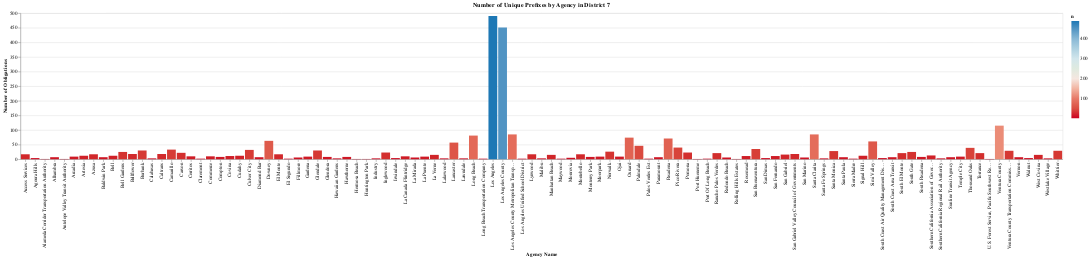

Here is the notebook cell this chart was saved with:
### Code cell
chart = (alt.Chart(la_df_count)
         .mark_bar()
         .encode(
             x=alt.X("primary_agency_name", title="Agency Name"),
             y=alt.Y("n", title="Number of Obligations"),
             #column = "payment:N",
             color = alt.Color("n", 
                              scale=alt.Scale(
                                  range=altair_utils.FIVETHIRTYEIGHT_DIVERGING_COLORS
                              )
                              )
         )
        .properties( 
                       title="Number of Unique Prefixes by Agency in District 7")

)


#chart.save("dist7chart.png")
chart

### Figure 1 — Vega-Lite specification as saved in the notebook (floating-point values rounded to 4 significant figures)
{"usermeta": {"embedOptions": {"theme": "fivethirtyeight"}}, "config": {"view": {"continuousWidth": 400, "continuousHeight": 300}}, "data": {"name": "data-9ea8e90493255ce3b76a24892a38cf8f"}, "mark": "bar", "encoding": {"color": {"type": "quantitative", "field": "n", "scale": {"range": ["#cc0020", "#e77866", "#f6e7e1", "#d6e8ed", "#91bfd9", "#1d78b5"]}}, "x": {"type": "nominal", "field": "primary_agency_name", "title": "Agency Name"}, "y": {"type": "quantitative", "field": "n", "title": "Number of Obligations"}}, "title": "Number of Unique Prefixes by Agency in District 7", "$schema": "https://vega.github.io/schema/vega-lite/v4.8.1.json", "datasets": {"data-9ea8e90493255ce3b76a24892a38cf8f": [{"primary_agency_name": "Los Angeles", "n": 490}, {"primary_agency_name": "Los Angeles County", "n": 451}, {"primary_agency_name": "Ventura County", "n": 115}, {"primary_agency_name": "Los Angeles County Metropolitan Transportation Authority", "n": 85}, {"primary_agency_name": "Santa Clarita", "n": 85}, {"primary_agency_name": "Long Beach", "n": 81}, {"primary_agency_name": "Oxnard", "n": 74}, {"primary_agency_name": "Pasadena", "n": 71}, {"primary_agency_name": "Downey", "n": 63}, {"primary_agency_name": "Simi Valley", "n": 61}, {"primary_agency_name": "Lancaster", "n": 57}, {"primary_agency_name": "Palmdale", "n": 46}, {"primary_agency_name": "Pico Rivera", "n": 40}, {"primary_agency_name": "Thousand Oaks", "n": 39}, {"primary_agency_name": "San Buenaventura", "n": 35}, {"primary_agency_name": "Camarillo", "n": 33}, {"primary_agency_name": "Culver City", "n": 32}, {"primary_agency_name": "Burbank", "n": 30}, {"primary_agency_name": "Glendale", "n": 30}, {"primary_agency_name": "Ventura County Transportation Commission", "n": 29}, {"primary_agency_name": "Whittier", "n": 29}, {"primary_agency_name": "Santa Monica", "n": 28}, {"primary_agency_name": "Norwalk", "n": 26}, {"primary_agency_name": "Bell Gardens", "n": 25}, {"primary_agency_name": "South Gate", "n": 25}, {"primary_agency_name": "Inglewood", "n": 23}, {"primary_agency_name": "Pomona", "n": 23}, {"primary_agency_name": "Carson", "n": 22}, {"primary_agency_name": "Rancho Palos Verdes", "n": 21}, {"primary_agency_name": "South El Monte", "n": 21}, {"primary_agency_name": "Torrance", "n": 21}, {"primary_agency_name": "Bellflower", "n": 18}, {"primary_agency_name": "Caltrans", "n": 18}, {"primary_agency_name": "San Gabriel Valley Council of Governments", "n": 18}, {"primary_agency_name": "Access Services", "n": 17}, {"primary_agency_name": "Azusa", "n": 17}, {"primary_agency_name": "El Monte", "n": 17}, {"primary_agency_name": "Lynwood", "n": 17}, {"primary_agency_name": "Montebello", "n": 17}, {"primary_agency_name": "San Gabriel", "n": 16}, {"primary_agency_name": "La Verne", "n": 15}, {"primary_agency_name": "Manhattan Beach", "n": 15}, {"primary_agency_name": "West Covina", "n": 15}, {"primary_agency_name": "Southern California Association of Governments", "n": 13}, {"primary_agency_name": "Artesia", "n": 12}, {"primary_agency_name": "Bell", "n": 12}, {"primary_agency_name": "Cudahy", "n": 12}, {"primary_agency_name": "Signal Hill", "n": 12}, {"primary_agency_name": "Covina", "n": 11}, {"primary_agency_name": "Rosemead", "n": 11}, {"primary_agency_name": "San Fernando", "n": 11}, {"primary_agency_name": "Cerritos", "n": 10}, {"primary_agency_name": "Commerce", "n": 10}, {"primary_agency_name": "La Canada Flintridge", "n": 10}, {"primary_agency_name": "Arcadia", "n": 9}, {"primary_agency_name": "Gardena", "n": 9}, {"primary_agency_name": "La Puente", "n": 9}, {"primary_agency_name": "Moorpark", "n": 9}, {"primary_agency_name": "Ojai", "n": 9}, {"primary_agency_name": "Temple City", "n": 9}, {"primary_agency_name": "Compton", "n": 8}, {"primary_agency_name": "Glendora", "n": 8}, {"primary_agency_name": "Hawthorne", "n": 8}, {"primary_agency_name": "Monterey Park", "n": 8}, {"primary_agency_name": "South Pasadena", "n": 8}, {"primary_agency_name": "Alhambra", "n": 7}, {"primary_agency_name": "Baldwin Park", "n": 7}, {"primary_agency_name": "Diamond Bar", "n": 7}, {"primary_agency_name": "Paramount", "n": 7}, {"primary_agency_name": "Santa Paula", "n": 7}, {"primary_agency_name": "South Coast Area Transit", "n": 7}, {"primary_agency_name": "Sunline Transit Agency", "n": 7}, {"primary_agency_name": "Vernon", "n": 7}, {"primary_agency_name": "Fillmore", "n": 6}, {"primary_agency_name": "La Mirada", "n": 6}, {"primary_agency_name": "Redondo Beach", "n": 6}, {"primary_agency_name": "San Marino", "n": 6}, {"primary_agency_name": "Monrovia", "n": 5}, {"primary_agency_name": "Agoura Hills", "n": 4}, {"primary_agency_name": "Irwindale", "n": 4}, {"primary_agency_name": "San Dimas", "n": 4}, {"primary_agency_name": "South Coast Air Quality Management District", "n": 4}, {"primary_agency_name": "Walnut", "n": 4}, {"primary_agency_name": "Calabasas", "n": 3}, {"primary_agency_name": "Hawaiian Gardens", "n": 3}, {"primary_agency_name": "Industry", "n": 3}, {"primary_agency_name": "Lakewood", "n": 3}, {"primary_agency_name": "Lawndale", "n": 3}, {"primary_agency_name": "Malibu", "n": 3}, {"primary_agency_name": "Santa Fe Springs", "n": 3}, {"primary_agency_name": "Southern California Regional Rail Authority", "n": 3}, {"primary_agency_name": "Westlake Village", "n": 3}, {"primary_agency_name": "Claremont", "n": 2}, {"primary_agency_name": "El Segundo", "n": 2}, {"primary_agency_name": "Long Beach Transportation Company", "n": 2}, {"primary_agency_name": "Los Angeles Unified School District", "n": 2}, {"primary_agency_name": "Maywood", "n": 2}, {"primary_agency_name": "Palos Verdes Est", "n": 2}, {"primary_agency_name": "Port Of Long Beach", "n": 2}, {"primary_agency_name": "Sierra Madre", "n": 2}, {"primary_agency_name": "Alameda Corridor Transportation Authority", "n": 1}, {"primary_agency_name": "Antelope Valley Transit Authority", "n": 1}, {"primary_agency_name": "Hermosa Beach", "n": 1}, {"primary_agency_name": "Huntington Park", "n": 1}, {"primary_agency_name": "Port Hueneme", "n": 1}, {"primary_agency_name": "Rolling Hills Estates", "n": 1}, {"primary_agency_name": "U.S. Forest Service, Pacific Southwest Region", "n": 1}]}}
